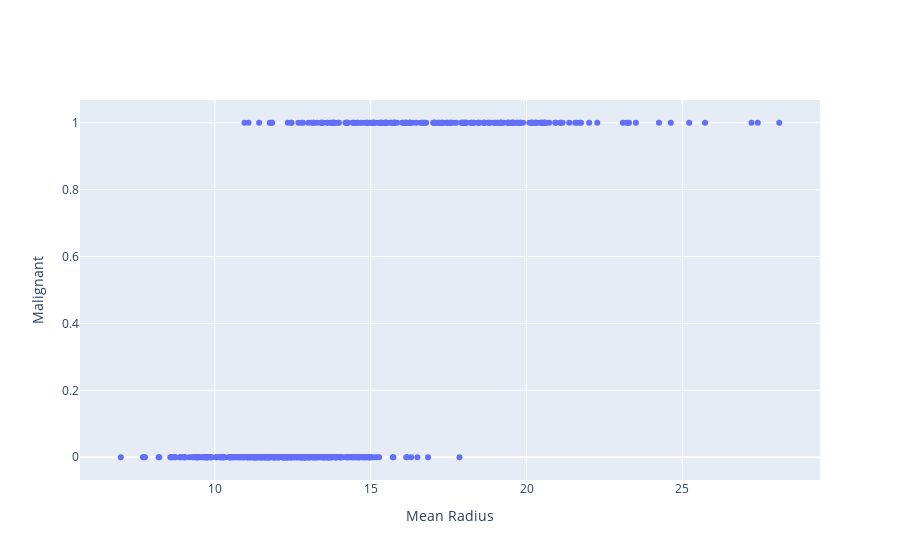

Notebook cell for this chart:
### Code cell
points = go.Scatter(x=data['mean radius'], y = 1.*data['malignant'], mode="markers")
layout = dict(xaxis=dict(title="Mean Radius"),yaxis=dict(title="Malignant"))
py.iplot(go.Figure(data=[points], layout=layout))

### Figure 1 — Plotly figure (JSON) as saved in the notebook; plotly's stock layout.template omitted (floating-point values rounded to 4 significant figures; data arrays with more than 128 entries replaced by an {"elided": "..."} marker saying what was removed)
{"data": [{"mode": "markers", "type": "scatter", "x": {"elided": "569 float values"}, "y": {"elided": "569 int values"}}], "layout": {"xaxis": {"title": {"text": "Mean Radius"}}, "yaxis": {"title": {"text": "Malignant"}}}}
